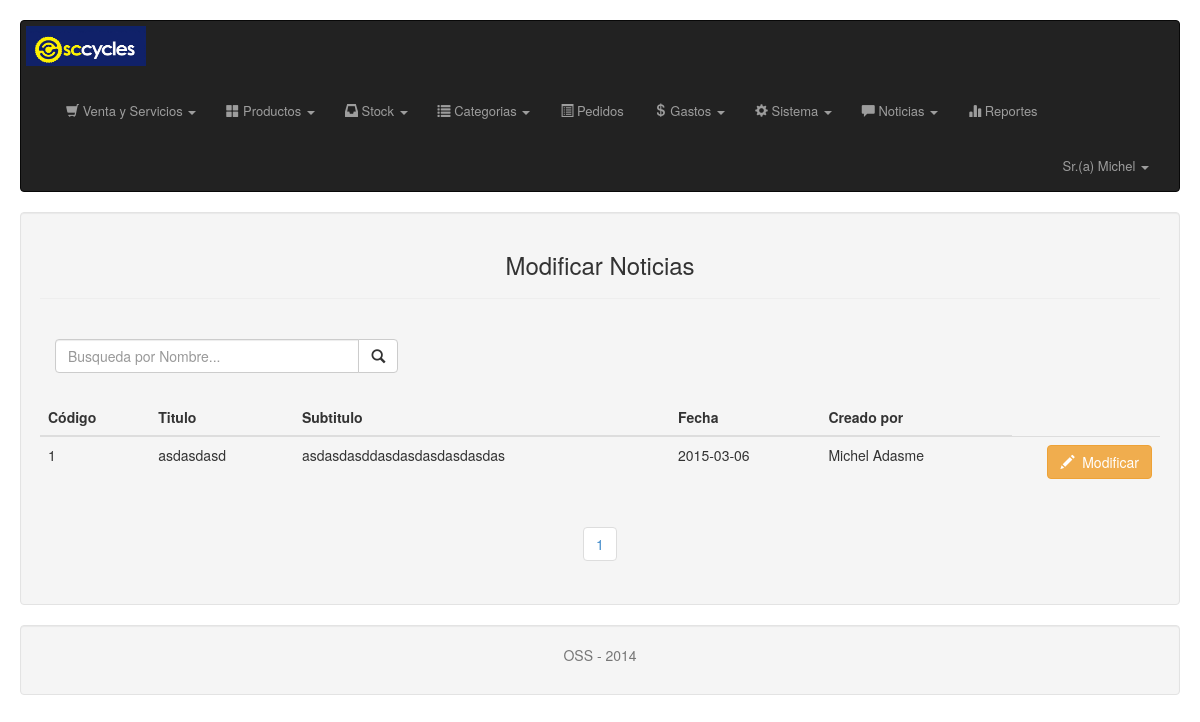
/admin/vista/vista_modificar_noticia.php (signed in), run on the app's committed database.
### tables this page shows
CREATE TABLE Noticias
(
  not_id Int NOT NULL AUTO_INCREMENT,
  not_titulo Varchar(140) NOT NULL,
  not_subtitulo Varchar(200),
  not_contenido Varchar(1000) NOT NULL,
  not_imagen Varchar(100),
  not_fecha Date NOT NULL,
  usu_id Int,
 PRIMARY KEY (not_id)
);

CREATE TABLE Usuarios
(
  usu_id Int NOT NULL AUTO_INCREMENT,
  usu_nick Varchar(20) NOT NULL,
  usu_clave Varchar(30) NOT NULL,
  usu_nombre Varchar(50) NOT NULL,
  usu_apellido Varchar(50) NOT NULL,
  tip_id Int,
  suc_id Int,
 PRIMARY KEY (usu_id)
);

### admin/modelo/modelo_noticias.php (called while the page is built, shortened)
<?php
function conectar()
{
    $link=mysql_connect('localhost','root','') or die("Error en la Conexion.");
    return $link;
}
function muestraNoticias()
{
    $link=conectar();
    $a=array();
    $x=0;
    $sql=("SELECT noti.not_id, noti.not_titulo, noti.not_subtitulo, noti.not_contenido, noti.not_imagen, noti.not_fecha,usu.usu_id, usu.usu_nombre, usu.usu_apellido FROM noticias noti,usuarios usu WHERE noti.usu_id = usu.usu_id
            ORDER BY noti.not_fecha ASC");
    $res=mysql_query($sql, $link) or die("Error en: $sql: " . mysql_error());
    while($f=mysql_fetch_assoc($res))
    {
        $a[$x]=$f;
        $x++;
    }
    return $a;
}
?>

### admin/vista/vista_modificar_noticia.php (the view, shortened to what this page needs)
<?php
include('../modelo/modelo_noticias.php');
$res = muestraNoticias();
?>
<!DOCTYPE html>
<html lang="en">
<head>
    <link rel="stylesheet" type="text/css" href="../css/bootstrap.css"  />
</head>
<body>
<div class="well" style="height:auto;">
    <h3 class="text-center">Modificar Noticias</h3><hr>
    <br>
    <form id="iform" name="iform">
        <div class="col-xs-6 col-md-4">
            <div class="input-group">
                <input type="text" id="txt_consulta" name="txt_consulta" class="form-control" placeholder="Busqueda por Nombre..." required/>
                <div class="input-group-btn">
                    <button type="submit" class="btn btn-default" id="btn_consulta">
                        <span class="glyphicon glyphicon-search"></span>
                    </button>
                </div>
            </div>
        </div>
    </form>
    <br>
    <br>
    <br>
    <table class="table">
        <thead>
        <tr>
            <th>
                Código
            </th>
            <th>
                Titulo
            </th>
            <th>
                Subtitulo
            </th>
            <th>
                Fecha
            </th>
            <th>
                Creado por
            </th>
        </tr>
        </thead>
        <tbody>
        <?php
        if(isset($_GET['txt_consulta']))
        {
            $res2 = muestraNoticiasTit($_GET['txt_consulta']);
            foreach ($res2 as $f) { ?>
                <tr class="post">
                    <th style="font-weight:100"><?php echo $f['not_id']; ?></th>
                    <th style="font-weight:100"><?php echo $f['not_titulo']; ?></th>
                    <th style="font-weight:100"><?php echo $f['not_subtitulo']; ?></th>
                    <th style="font-weight:100"><?php echo $f['not_fecha']; ?></th>
                    <th style="font-weight:100"><?php echo $f['usu_id']; ?><th>
                    <th width="30px"><a href="vista_modificar_noticia.php?codigo=<?php print($f['not_id'])?>" class="btn btn-warning"><span class="glyphicon glyphicon-pencil"></span>&nbsp Modificar</a></th>
                </tr>
            <?php
            }
        }
        else
        {
        ?>
        <?php if($res==true) { ?>
        <?php
        foreach($res as $f)
        {
            ?>
            <tr class="post">
                <th style="font-weight:100"><?php echo $f['not_id']; ?></th>
                <th style="font-weight:100"><?php echo $f['not_titulo']; ?></th>
                <th style="font-weight:100"><?php echo $f['not_subtitulo']; ?></th>
                <th style="font-weight:100"><?php echo $f['not_fecha']; ?></th>
                <th style="font-weight:100"><?php echo $f['usu_nombre']. ' '.$f['usu_apellido'] ; ?><th>
                <th width="30px"><a href="vista_modificar_noticia.php?codigo=<?php print($f['not_id'])?>" class="btn btn-warning"><span class="glyphicon glyphicon-pencil"></span>&nbsp Modificar</a></th>
            </tr>
        <?php
        }
        ?>
        </tbody>
        <?php }
        else
        {
            echo ("<tr><td><h4>&nbsp;&nbsp;&nbsp;No hay noticias</h4></td></tr>");
        }   }?>
    </table>
    <?php include('/includes/paginador.php');  ?>
    <?php include('/includes/footer.php');  ?>
</body>
</html>

### data on the page
noticias: not_id "1", not_titulo "asdasdasd", not_subtitulo "asdasdasddasdasdasdasdasdas", not_fecha "2015-03-06", usu.usu_nombre "Michel", usu.usu_apellido "Adasme"

### other printed values
$_SESSION['usu_nombre'] "Michel"
